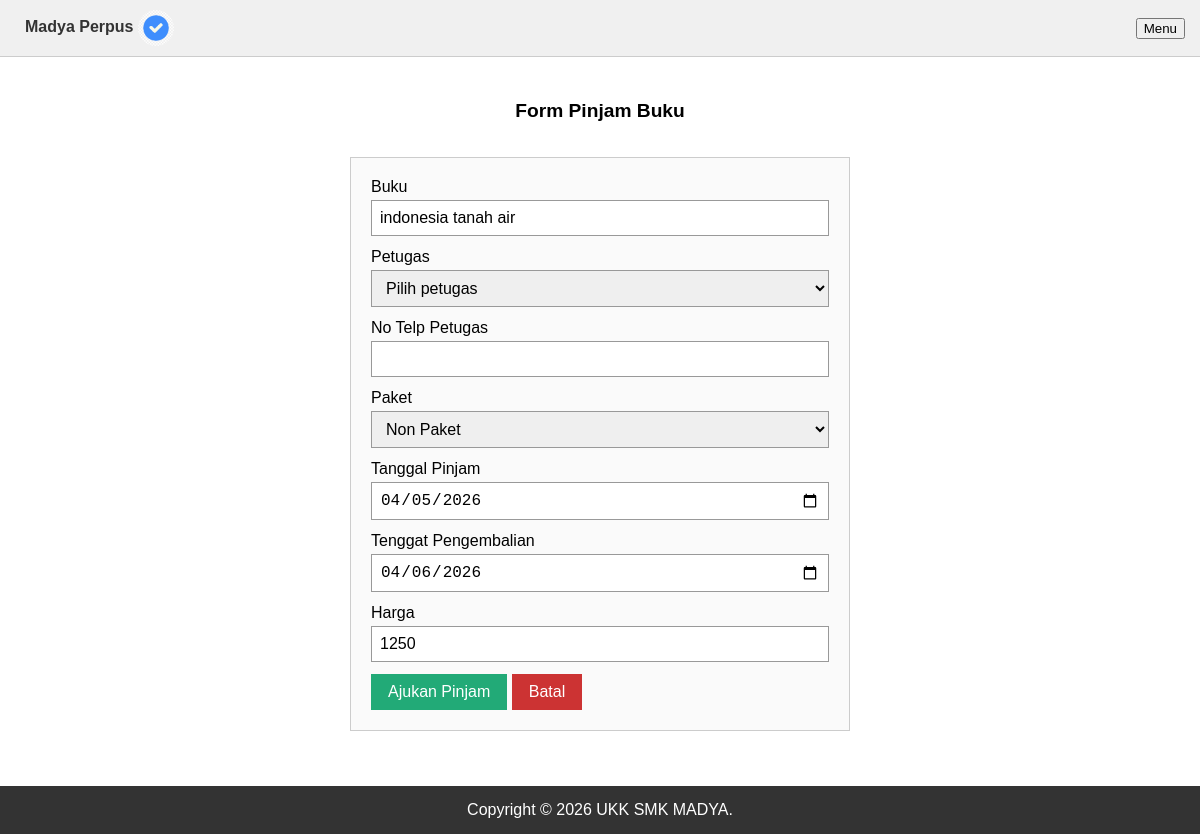
The app's page /DashboardMember/formPeminjaman/pinjamBuku.php?id=BK0005 (signed in), older data.
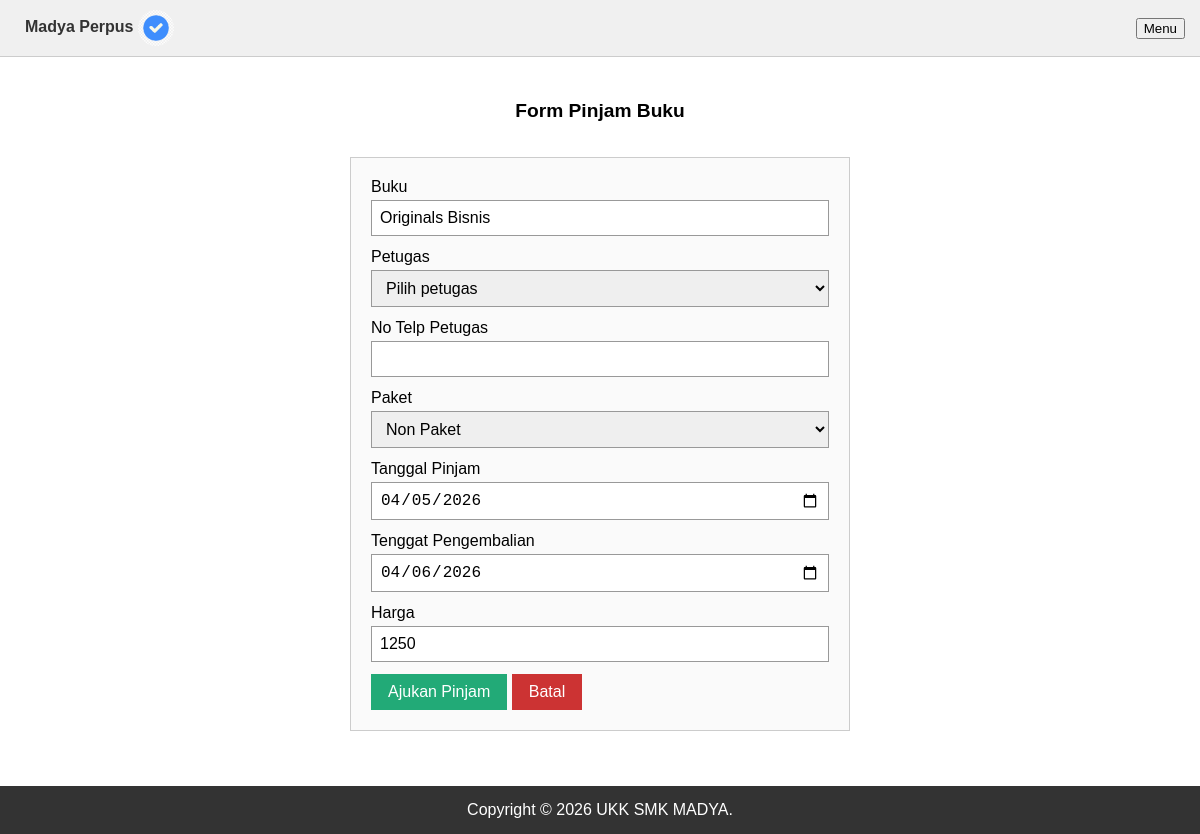
The same page, newer data.
### tables this page shows
CREATE TABLE `buku` (
  `cover` varchar(255) NOT NULL,
  `id_buku` varchar(20) NOT NULL,
  `kategori` varchar(255) NOT NULL,
  `judul` varchar(255) NOT NULL,
  `pengarang` varchar(255) NOT NULL,
  `penerbit` varchar(255) NOT NULL,
  `tahun_terbit` date NOT NULL,
  `jumlah_halaman` int NOT NULL,
  `buku_deskripsi` text NOT NULL,
  `isi_buku` varchar(250) NOT NULL
);

### config/config.php (called while the page is built)
<?php
$host = "localhost";
$username = "root";
$password = "";
$database_name = "perpustakaan";
$connection = mysqli_connect($host, $username, $password, $database_name);
function queryReadData($query)
{
  global $connection;
  $result = mysqli_query($connection, $query);
  $items = [];
  while ($item = mysqli_fetch_assoc($result)) {
    $items[] = $item;
  }
  return $items;
}

### DashboardMember/formPeminjaman/pinjamBuku.php (the view, shortened to what this page needs)
<?php
require "../../config/config.php";
$idBuku = $_GET["id"] ?? '';
$query = queryReadData("SELECT * FROM buku WHERE id_buku = '$idBuku'");
$item = $query[0] ?? null;
?>
<!DOCTYPE html>
<html lang="id">
<head>
    <link rel="stylesheet" href="../../assets/base.css">
</head>
<body>
    <nav class="nav-plain">
        <span><strong>Madya Perpus</strong> <img src="../../assets/header.png" alt="Logo" style="width:36px;height:36px;vertical-align:middle;border-radius:50%;"></span>
        <div class="dropdown-wrap">
            <button type="button" onclick="document.getElementById('menuDropdown').classList.toggle('show')">Menu</button>
        </div>
    </nav>
    <div class="container-plain">
        <h1 class="section-title">Form Pinjam Buku</h1>
        <div class="card-plain">
            <form action="" method="post">
                <div class="form-group"><label>Buku</label><input type="text" value="<?= htmlspecialchars($item["judul"]); ?>" readonly></div>
                <div class="form-group"><label>Petugas</label><select name="nama_admin" id="nama_admin" required>
                        <option value="">Pilih petugas</option>
                    </select></div>
                <div class="form-group"><label>No Telp Petugas</label><input type="text" id="no_tlp" readonly></div>
                <div class="form-group"><label>Paket</label><select name="paket" id="paket">
                        <option value="">Non Paket</option>
                    </select></div>
                <div class="form-group"><label>Tanggal Pinjam</label><input type="date" name="tgl_peminjaman" id="tgl_peminjaman" required></div>
                <div class="form-group"><label>Tenggat Pengembalian</label><input type="date" name="tgl_pengembalian" id="tgl_pengembalian" required></div>
                <div class="form-group"><label>Harga</label><input type="number" name="harga" id="harga" required></div>
                <button type="submit" name="pinjam" class="btn btn-success">Ajukan Pinjam</button>
                <a href="../dashboardMember.php" class="btn btn-danger">Batal</a>
            </form>
        </div>
    </div>
    <footer class="page-footer">Copyright © 2026 UKK SMK MADYA.</footer>
</body>
</html>

Row changes from the older to the newer data that the page shows:
changed buku: judul "indonesia tanah air" → "Originals Bisnis"
